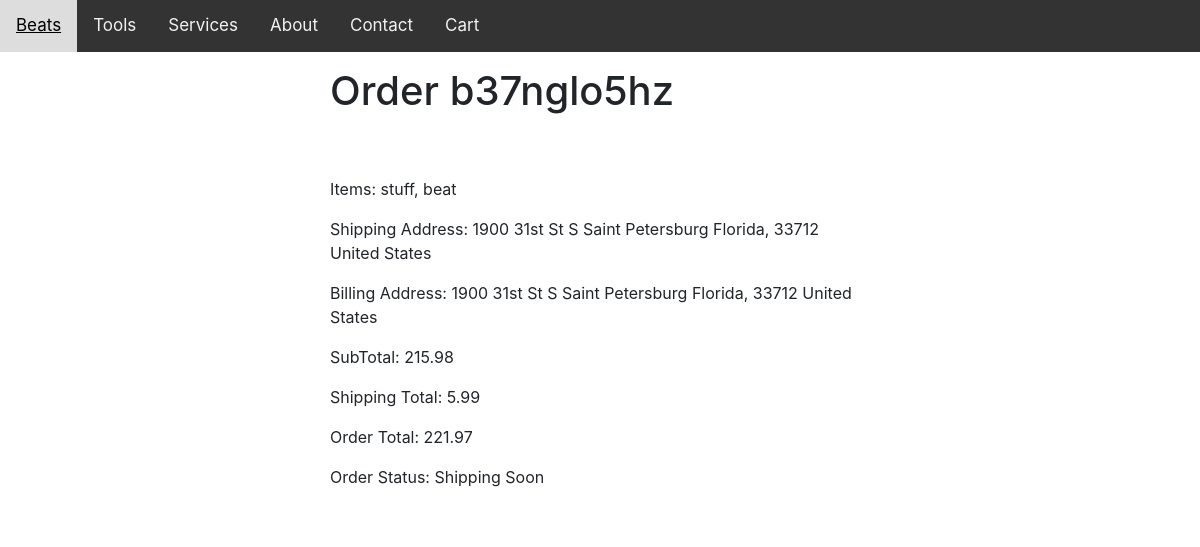
The app's page /orders/b37nglo5hz/ (signed in) with its own data.
### orders/models.py (models this page shows, shortened)
class Order(models.Model):
    order_id            = models.CharField(max_length=120, blank=True)
    billing_profile     = models.ForeignKey(BillingProfile, on_delete=models.PROTECT, null=True, blank=True)
    shipping_address    = models.ForeignKey(Address, on_delete=models.PROTECT, related_name="shipping_address", null=True, blank=True)
    billing_address     = models.ForeignKey(Address, on_delete=models.PROTECT, related_name="billing_address", null=True, blank=True)
    cart                = models.ForeignKey(Cart, on_delete=models.PROTECT)
    status              = models.CharField(max_length=120, default='created', choices=ORDER_STATUS_CHOICES)
    shipping_total      = models.DecimalField(default=5.99, max_digits=65, decimal_places=2)
    total               = models.DecimalField(default=0.00, max_digits=65, decimal_places=2)
    active              = models.BooleanField(default=True)
    updated   = models.DateTimeField(auto_now=True)
    timestamp   = models.DateTimeField(auto_now_add=True)
    objects = OrderManager()
    class Meta:
        ordering = ['-timestamp', '-updated']
    def get_status(self):
        if self.status == "shipped":
            return "Shipped"
        elif self.status == "refunded":
            return "Refunded Order"
        return "Shipping Soon"

### products/models.py (models this page shows, shortened)
class Product(models.Model):
    title = models.CharField(max_length=120)
    slug = models.SlugField(blank=True, unique=True)
    description = models.TextField()
    price = models.DecimalField(decimal_places=2, max_digits=20, default=99.99)
    image = models.ImageField(upload_to=upload_media_path, null=True, blank=True)
    featured = models.BooleanField(default=False)
    active = models.BooleanField(default=True)
    timestamp = models.DateTimeField(auto_now_add=True)
    is_digital = models.BooleanField(default=False) # User Library
    is_beat = models.BooleanField()
    objects = ProductManager()
    def __str__(self):
        return self.title

### addresses/models.py (models this page shows, shortened)
class Address(models.Model):
    billing_profile = models.ForeignKey(BillingProfile, on_delete=models.PROTECT)
    address_type    = models.CharField(max_length=120)
    address_line_1  = models.CharField(max_length=120)
    address_line_2  = models.CharField(max_length=120, null=True, blank=True)
    city            = models.CharField(max_length=120)
    country         = models.CharField(max_length=120, default='United States of America')
    state           = models.CharField(max_length=120)
    postal_code     = models.CharField(max_length=120)
    def get_address(self):
        return "{line1}\n{line2}\n{city}\n{state}, {postal}\n{country}".format(
                line1 = self.address_line_1,
                line2 = self.address_line_2 or "",
                city = self.city,
                state = self.state,
                postal = self.postal_code,
                country = self.country
        )

### carts/models.py (models this page shows, shortened)
class Cart(models.Model):
    user        = models.ForeignKey(User, on_delete=models.PROTECT, null=True, blank=True)
    products    = models.ManyToManyField(Product, blank=True)
    total       = models.DecimalField(default=0.00, max_digits=65, decimal_places=2)
    subtotal    = models.DecimalField(default=0.00, max_digits=65, decimal_places=2)
    updated     = models.DateTimeField(auto_now=True)
    timestamp   = models.DateTimeField(auto_now_add=True)
    discount    = models.ForeignKey(DiscountCode, on_delete=models.PROTECT, null=True, blank=True)
    objects = CartManager()

### orders/views.py (the view)
# urls.py: path('<str:order_id>/', OrderDetailView.as_view(), name='detail'),
class OrderDetailView(LoginRequiredMixin, DetailView):
    def get_object(self):
        qs = Order.objects.by_request(
                self.request
            ).filter(
                order_id = self.kwargs.get('order_id')
            )
        if qs.count() == 1:
            return qs.first()
        raise Http404

### billing/models.py (called while the page is built)
    def new_or_get(self, request):
        user = request.user
        guest_email_id = request.session.get('guest_email_id')
        created = False
        obj = None
        if user.is_authenticated:
            obj, created = self.model.objects.get_or_create(
                            user=user, email=user.email)
        elif guest_email_id is not None:
            guest_email_obj = GuestEmail.objects.get(id=guest_email_id)
            obj, created = self.model.objects.get_or_create(
                            email=guest_email_obj.email)
        else:
            pass
        return obj, created

### orders/models.py (called while the page is built)
    def by_request(self, request):
        billing_profile, created = BillingProfile.objects.new_or_get(request)
        return self.filter(billing_profile=billing_profile)

    def get_queryset(self):
        return OrderManagerQuerySet(self.model, using=self._db)

    def by_request(self, request):
        return self.get_queryset().by_request(request)

### products/models.py (called while the page is built)
    def active(self):
        return self.filter(active=True)

    def get_queryset(self):
        return ProductQuerySet(self.model, using=self._db)

    def all(self):
        return self.get_queryset().active()

### orders/templates/orders/order_detail.html
{% extends "base.html" %}
{% block content %}
<div class='row'>
  <div class='col-12 col-md-6 mx-auto'>
    <h1>Order {{ object.order_id }}</h1>
    <br/>
    </div>
    </div>
<div class='row'>
  <div class='col-md-6 mx-auto'>
<p>Items: {% for product in object.cart.products.all %}{{ product }}{% if not forloop.last %}, {% endif %}{% endfor %}</p>
<p>Shipping Address: {{ object.shipping_address.get_address }}</p>
<p>Billing Address: {{ object.billing_address.get_address }}</p>
<p>SubTotal: {{ object.cart.total }}</p>
<p>Shipping Total: {{ object.shipping_total }}</p>
<p>Order Total: {{ object.total }}</p>
<p>Order Status: {{ object.get_status }}</p>
</div>
</div>
{% endblock %}

### static_scp/css/base.css (style rules this page uses)
* { box-sizing: border-box; }
body, html { height: 100%; box-sizing: border-box; margin: 0px; padding: 0px; }
[class*="col-"] { width: 100%; }
@media only screen and (min-width: 768px) { .col-12 { width: 100%; } }
[class*="col-"] { float: left; padding: 15px; }
.row::after { content: ""; clear: both; display: table; }
.mx-auto { margin-left: auto; margin-right: auto; }

### records on screen
Order: order_id "b37nglo5hz", shipping_address.get_address "1900 31st St S Saint Petersburg Florida, 33712 United States", billing_address.get_address "1900 31st St S Saint Petersburg Florida, 33712 United States", cart.total "215.98", shipping_total "5.99", total "221.97", get_status "Shipping Soon"
Product: title "stuff"
Product: title "beat"
